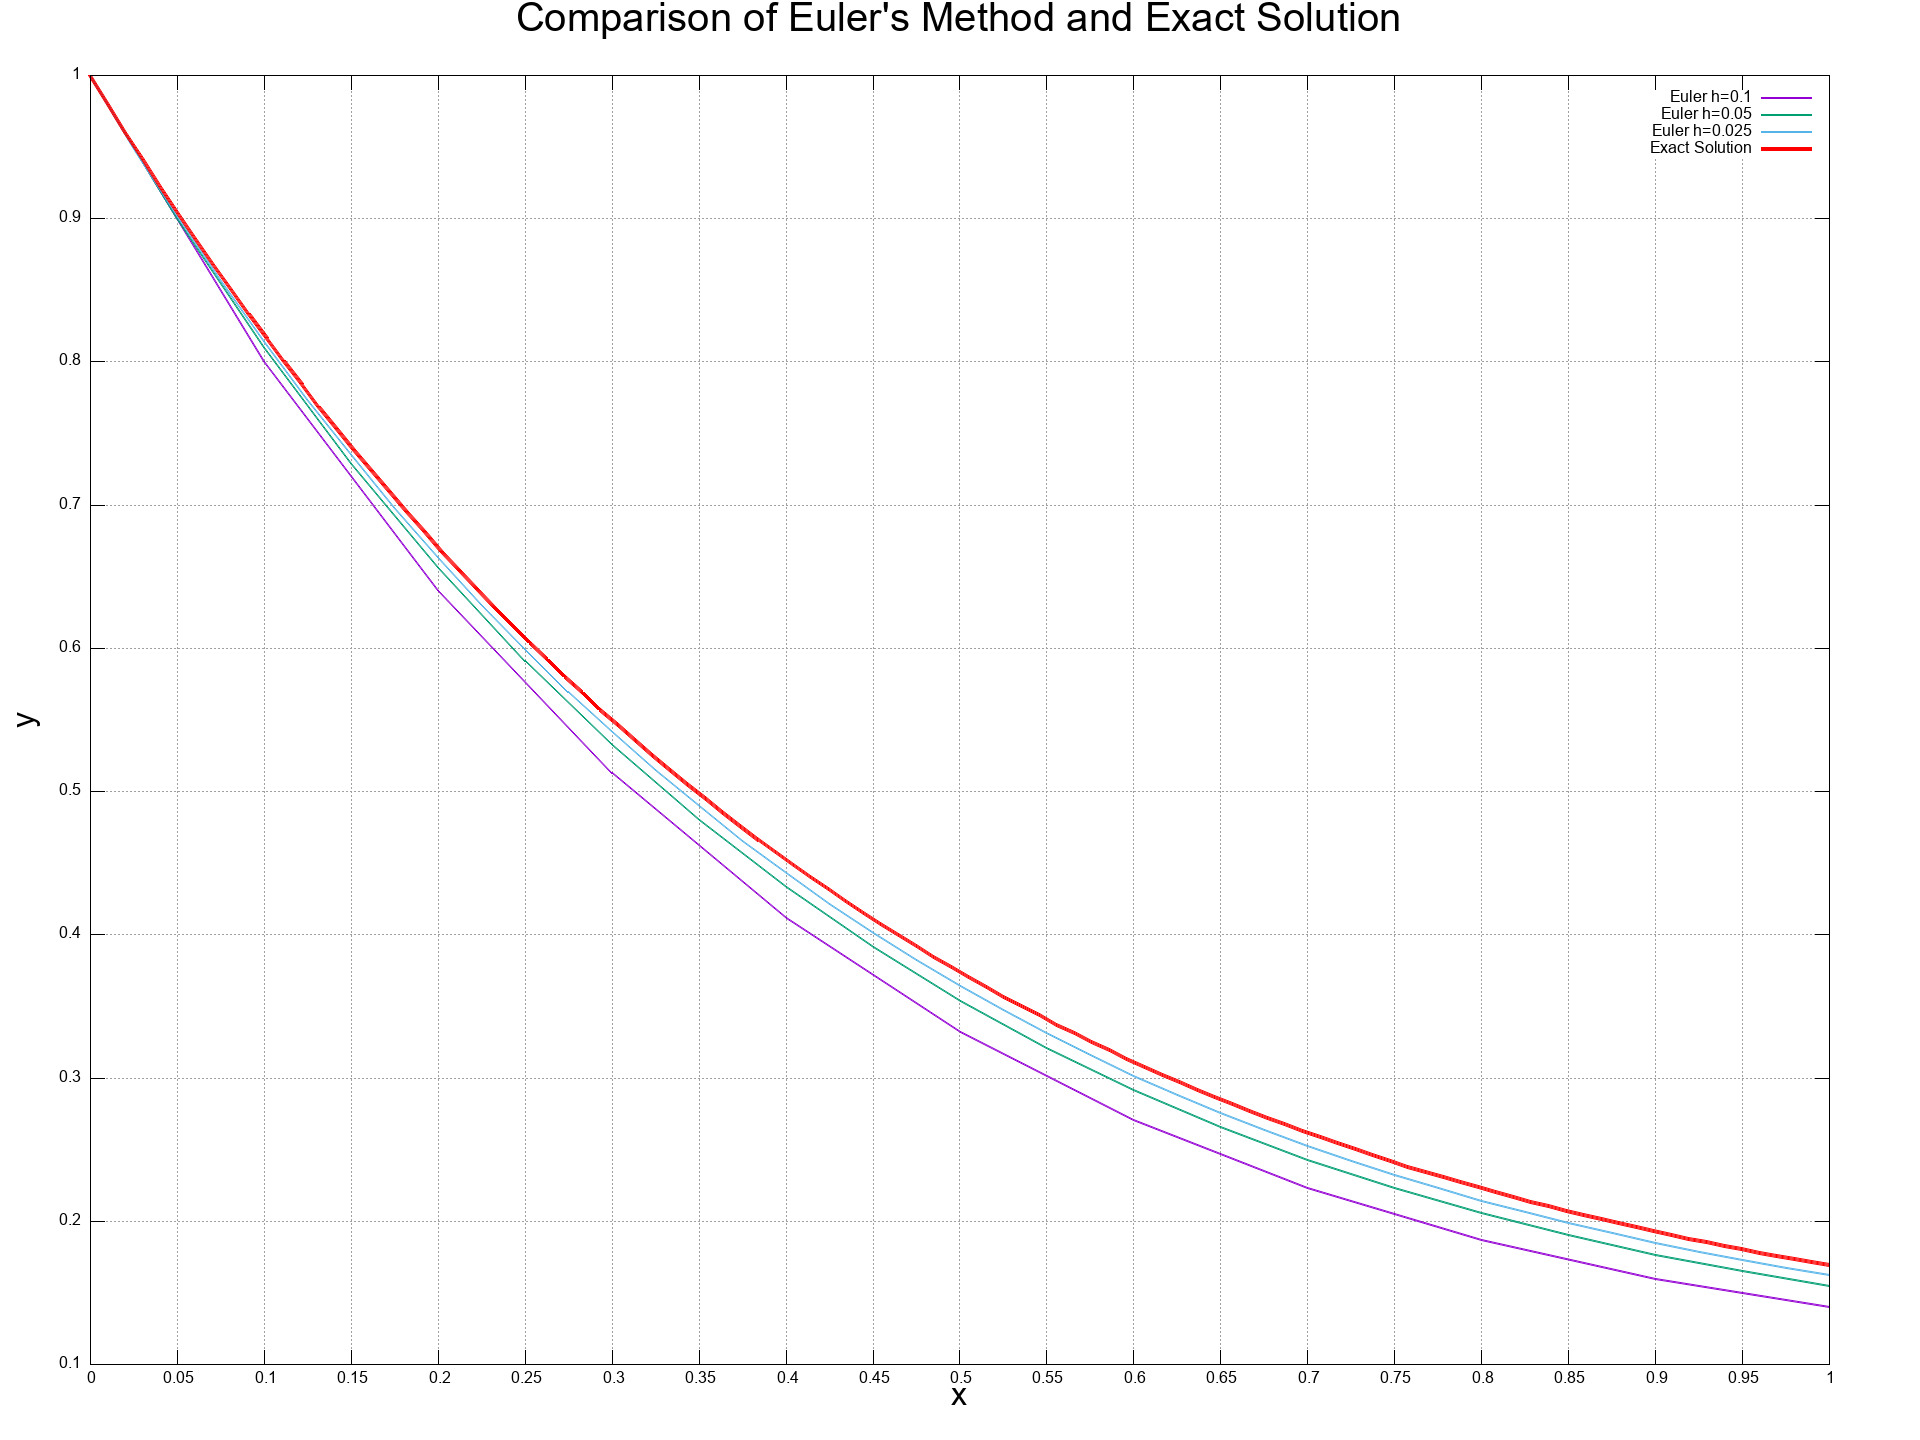

Generate this figure with gnuplot:
# Set output terminal and file (PNG format)
set terminal png size 1920, 1440
set output "euler.png"

# Set graph title, labels, and grid
set title "Comparison of Euler's Method and Exact Solution" font ",30"
set xlabel "x" font ",24"
set ylabel "y" font ",24"
set grid

#Set margins
set margin 10,10,5,5

# Set x-axis and y-axis ranges and tick intervals
set xrange [0:1]
set xtics 0.05

# Define the exact solution as a function
f(x) = exp(-2*x) * ((x**4 + 4) / 4)

# Plot the Euler method data and the exact solution
plot "euler_0.100000_.txt" using 1:2 with lines lw 2 title "Euler h=0.1", \
     "euler_0.050000_.txt" using 1:2 with lines lw 2 title "Euler h=0.05", \
     "euler_0.025000_.txt" using 1:2 with lines lw 2 title "Euler h=0.025", \
     f(x) with lines lw 4 lc "red" title "Exact Solution"

# Close the output file
set output
